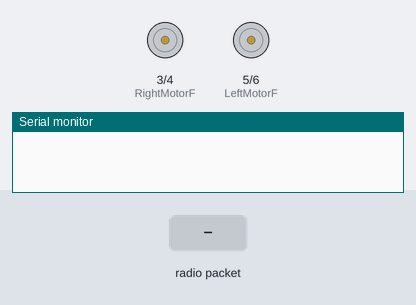
The sketch below on a simulated Arduino Uno, built with avr-gcc and run on an emulated ATmega328P. Parts: motor-driver pin pairs drawn as motors (green arrow = first pin HIGH = forward, orange = second pin HIGH = backward, longer = more drive), the last lines printed to the serial monitor. The inputs (shaded band) are chosen by the test bench. No radio packets arrive unless stated.

Above: at 1.2 s.
1.3 s: radio packet "up" arrives
At 2.5 s:
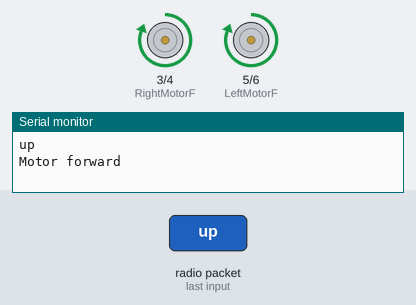
2.8 s: radio packet "down" arrives
At 3.9 s:
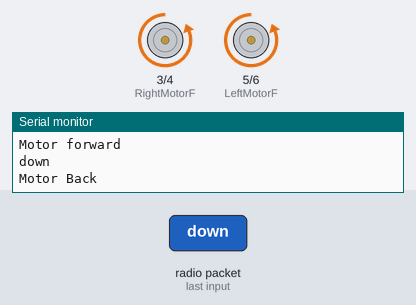
4.3 s: radio packet "left" arrives
At 4.45 s:
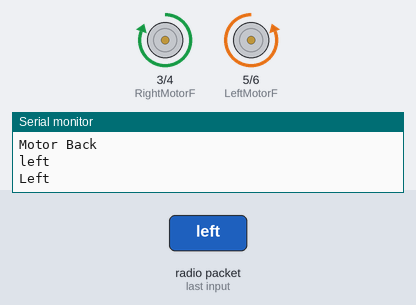
6.1 s: radio packet "right" arrives
At 6.25 s:
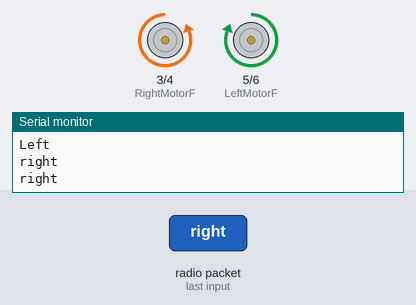
Timing chart, 0 to 8.9 s (numbered marks = the images above; inputs shaded):
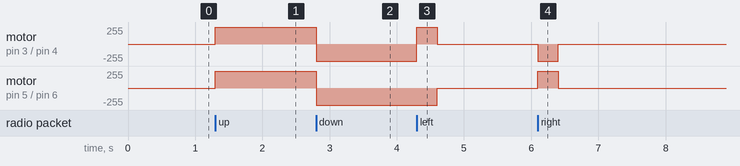

Measured:
- after the input at 1.3 s, motor on pin 3 (RightMotorF) / pin 4 (RightMotorB), motor on pin 5 (LeftMotorF) / pin 6 (LeftMotorB): stopped → forward 255/255 at once
- after the input at 2.8 s, motor on pin 3 (RightMotorF) / pin 4 (RightMotorB), motor on pin 5 (LeftMotorF) / pin 6 (LeftMotorB): forward 255/255 → backward 255/255 at once
- after the input at 4.3 s, motor on pin 3 (RightMotorF) / pin 4 (RightMotorB): backward 255/255 → forward 255/255 at once, → stopped 0.30 s later; motor on pin 5 (LeftMotorF) / pin 6 (LeftMotorB): backward 255/255 → stopped after 0.30 s
- after the input at 6.1 s, motor on pin 3 (RightMotorF) / pin 4 (RightMotorB): stopped → backward 255/255 at once, → stopped 0.30 s later; motor on pin 5 (LeftMotorF) / pin 6 (LeftMotorB): stopped → forward 255/255 at once, → stopped 0.30 s later

The sketch:

nrf24l_robot_receiver.ino
```cpp
// Arduino Car Code
#include <nRF24L01.h>
#include <RF24.h>
#include <RF24_config.h>
#include <SPI.h>


#define CE_PIN  9
#define CSN_PIN 10

const int RightMotorF= 3;
const int RightMotorB= 4;
const int LeftMotorF= 5;
const int LeftMotorB= 6;

char data[20]="";

RF24 radio(CE_PIN,CSN_PIN);
const uint64_t pipe = 0xE8E8F0F0E1LL;

void setup()
{
  pinMode(RightMotorF,OUTPUT);
  pinMode(RightMotorB,OUTPUT);
  pinMode(LeftMotorF,OUTPUT);
  pinMode(LeftMotorB,OUTPUT);
  Serial.begin(9600);
  radio.begin();
  radio.openReadingPipe(1,pipe);
  radio.startListening();
}

void loop(){
  String msg="";
  if ( radio.available() )
  {
    radio.read( data,sizeof(data) );
    Serial.println(data);
    msg=data;

    if(msg=="up")
    {
  digitalWrite(RightMotorB,LOW);
  digitalWrite(LeftMotorB,LOW);
  digitalWrite(RightMotorF,HIGH);
  digitalWrite(LeftMotorF,HIGH);
  Serial.println("Motor forward");
  }
  else if(msg=="down")
  {
  digitalWrite(RightMotorB,HIGH);
  digitalWrite(LeftMotorB,HIGH);
  digitalWrite(RightMotorF,LOW);
  digitalWrite(LeftMotorF,LOW);
  Serial.println("Motor Back");
  }
   else if(msg=="left")
  {
  digitalWrite(RightMotorB,LOW);
  digitalWrite(LeftMotorB,HIGH);
  digitalWrite(RightMotorF,HIGH);
  digitalWrite(LeftMotorF,LOW);
  Serial.println("Left");
  delay(300);
  digitalWrite(RightMotorB,LOW);
  digitalWrite(LeftMotorB,LOW);
  digitalWrite(RightMotorF,LOW);
  digitalWrite(LeftMotorF,LOW);
  }
   else if(msg=="right")
  {
  digitalWrite(RightMotorB,HIGH);
  digitalWrite(LeftMotorB,LOW);
  digitalWrite(RightMotorF,LOW);
  digitalWrite(LeftMotorF,HIGH);
  Serial.println("right");
  delay(300);
  digitalWrite(RightMotorB,LOW);
  digitalWrite(LeftMotorB,LOW);
  digitalWrite(RightMotorF,LOW);
  digitalWrite(LeftMotorF,LOW);
  }
  else if(msg=="analgobut")
  {
  digitalWrite(RightMotorB,LOW);
  digitalWrite(LeftMotorB,LOW);
  digitalWrite(RightMotorF,LOW);
  digitalWrite(LeftMotorF,LOW);
  Serial.println("STOP it");
  }

  }
}
```
